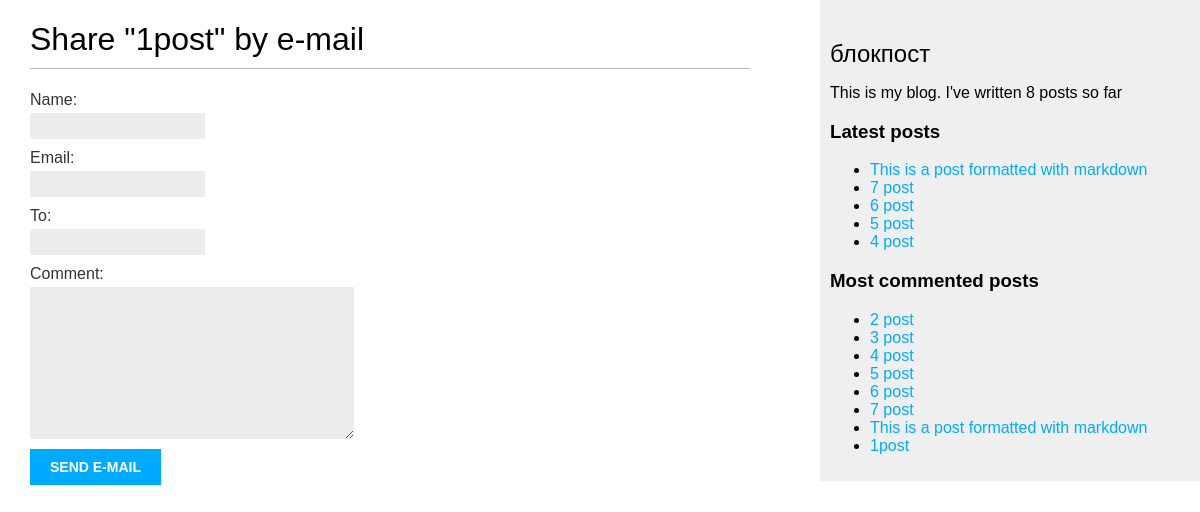
/1/share/, run on the app's committed database.
### blog/models.py (models this page shows, shortened)
class Post(models.Model):
    STATUS_CHOICES = (('draft', 'Draft'), ('published', 'Published'),)
    title = models.CharField(max_length=250, verbose_name='Заголовок')
    slug = models.SlugField(max_length=250, unique_for_date='publish', verbose_name='Ссылка')
    author = models.ForeignKey(User, on_delete=models.CASCADE, related_name='blog_posts', verbose_name='Автор')
    body = models.TextField(verbose_name='Текст')
    publish = models.DateTimeField(default=timezone.now, verbose_name='Дата публикации')
    created = models.DateTimeField(auto_now_add=True, verbose_name='Дата создания')
    updated = models.DateTimeField(auto_now=True, verbose_name='Дата редактирования')
    status = models.CharField(max_length=18, choices=STATUS_CHOICES, default='draft', verbose_name='Статус')
    objects = models.Manager()
    published = PublishedManager()
    tags =TaggableManager()
    class Meta:
        ordering = ('publish',)
        verbose_name = 'Пост'
        verbose_name_plural = 'Посты'
    def get_absolute_url(self):
        return reverse('blog:post_detail',
                       args=[self.publish.year,
                             self.publish.month,
                             self.publish.day,
                             self.slug])

### blog/views.py (the view)
# urls.py: path('<int:post_id>/share/', post_share, name='post_share'),
def post_share(request, post_id):
    post = get_object_or_404(Post, id=post_id, status='published')
    sent = False
    if request.method == 'POST':
        form = EmailPostForm(request.POST)
        if form.is_valid():
            cd = form.cleaned_data
            post_url = request.build_absolute_uri(
                post.get_absolute_url())
            subject = '{} ({}) recommends you reading "{}"'.format(cd['name'], cd['email'], post.title)
            message = 'Read "{}" at {}\n\n{}\'s comments: {}'.format(post.title, post_url, cd['name'], cd['comment'])
            send_mail(subject, message, 'fromlesson@gmail.com', [cd['to']])
            bot.send_message(384960078, message)
            sent = True
    else:
        form = EmailPostForm()
    return render(request, 'blog/post/share.html', {'post': post, 'form': form, 'sent': sent})

### blog/forms.py
class EmailPostForm(forms.Form):
    name = forms.CharField(max_length=25)
    email = forms.EmailField()
    to = forms.EmailField()
    comment = forms.CharField(required=False, widget=forms.Textarea)

### blog/models.py (called while the page is built)
    def get_queryset(self):
        return super(PublishedManager, self).get_queryset().filter(status='published')

### blog/templatetags/blog_tags.py (called while the page is built)
@register.simple_tag
def total_posts():
    return Post.published.count()

@register.inclusion_tag('blog/post/latest_posts.html')
def show_latest_posts(count=5):
    latest_posts = Post.published.order_by('-publish')[:count]
    return {'latest_posts': latest_posts}

@register.simple_tag
def get_most_commented_posts(count=5):
    return Post.published.annotate(total_comments=Count('comments')).order_by('total_comments')

### blog/templates/blog/post/share.html (shortened to what this page needs)
{% extends "blog/base.html" %}
{% block content %}
    {% if sent %}
        <h1>E-mail successfully sent</h1>
        <p>"{{ post.title }}" was successfully sent to {{ form.cleaned_data.to }}.</p>
    {% else %}
        <h1>Share "{{ post.title }}" by e-mail</h1>
        <form action="." method="post">
        {{ form.as_p }}
        <input type="submit" value="Send e-mail">
        </form>
    {% endif %}
{% endblock %}

### blog/templates/blog/base.html (shortened to what this page needs)
{% load blog_tags %}
{% load static %}
<!DOCTYPE html>
<html>
    <head>
        <link href="{% static "css/blog.css" %}" rel="stylesheet">
    </head>
    <body>
        <div id="content">
            {% block content %}
            {% endblock %}
        </div>
        <div id="sidebar">
            <h2>блокпост</h2>
            <p>This is my blog. I've written {% total_posts %} posts so far</p>
            <h3>Latest posts</h3>
            {% show_latest_posts 5 %}
            <h3>Most commented posts</h3>
            {% get_most_commented_posts as most_commented_posts %}
            <ul>
            {% for post in most_commented_posts %}
            <li><a href="{{ post.get_absolute_url }}">{{ post.title }}</a></li>
            {% endfor %}
            </ul>
        </div>
    </body>
</html>

### blog/templates/blog/post/latest_posts.html
<ul>
    {% for post in latest_posts %}
    <li><a href="{{ post.get_absolute_url }}">{{ post.title }}</a></li>
    {% endfor %}
</ul>

### blog/static/css/blog.css (style rules this page uses)
body { margin:0; padding:0; font-family:helvetica, sans-serif; }
a { color:#00abff; text-decoration:none; }
h1 { font-weight:normal; border-bottom:1px solid #bbb; padding:0 0 10px 0; }
h2 { font-weight:normal; margin:30px 0 0; }
#content { float:left; width:60%; padding:0 0 0 30px; }
#sidebar { float:right; width:30%; padding:10px; background:#efefef; height:100%; }
label { float:left; clear:both; color:#333; margin-bottom:4px; }
input, textarea { clear:both; float:left; margin:0 0 10px; background:#ededed; border:0; padding:6px 10px; font-size:12px; }
input[type=submit] { font-weight:bold; background:#00abff; color:#fff; padding:10px 20px; font-size:14px; text-transform:uppercase; }

### data on the page
Post: title "1post"
Post: title "This is a post formatted with markdown"
Post: title "7 post"
Post: title "6 post"
Post: title "5 post"
Post: title "4 post"
Post: title "2 post"
Post: title "3 post"
